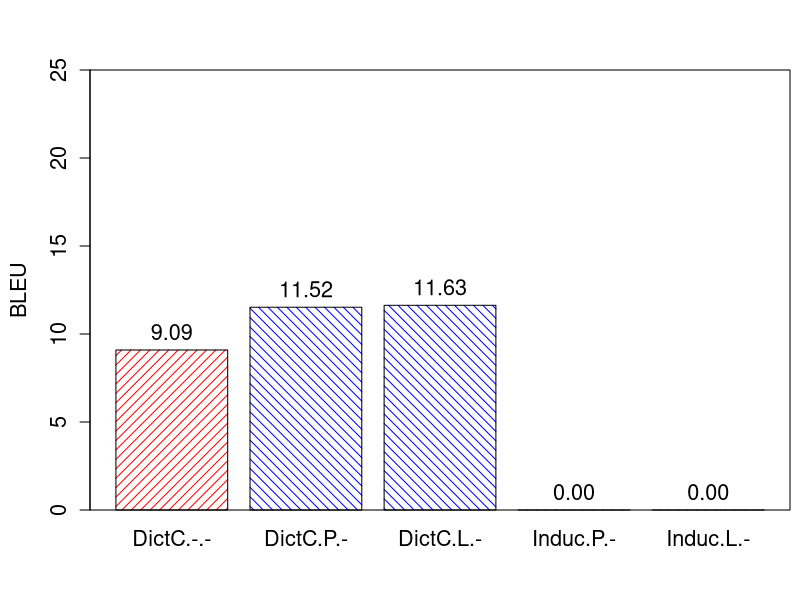

This chart was generated by the following R code:
c <- read.table(file="phrasetable.txt", sep = "\t", head=TRUE)

x <- c$BLEU
names(x) <- c$Title

colorz <- c("red", "blue", "blue", "blue", "blue")
fillz <- c(15, 15, 15, 15, 15, 15, 15, 15)
anglez <- c(45, 135, 135, 135, 135, 135, 45, 135)

saxis <- 1.3
slabels <- 1.3
snames <- 1.3

pdf(file="[phrasetable.pdf", height=6, width=7, onefile=TRUE, family='Helvetica', pointsize=12)
par(mar=c(4.5,4.5,3.5,0.5), new=FALSE, cex.lab=slabels)

bp <-barplot(x, density=fillz, col=colorz, angle=anglez, ylab="BLEU", cex.lab=slabels, cex.axis=saxis, cex.names=snames, ylim=c(0, 25), legend=F)
#grid(nx = 0, ny = NULL, col = "black", lty = "dotted", lwd = 1, equilogs = FALSE)
#legend("topright", as.character(c$Title), cex=slabels, density=fillz, fill=colorz, bty="y", bg="white")
box()

height <- rbind(x)
text(bp, height, labels=format(height, 4), pos=3, cex=snames)

dev.off()
